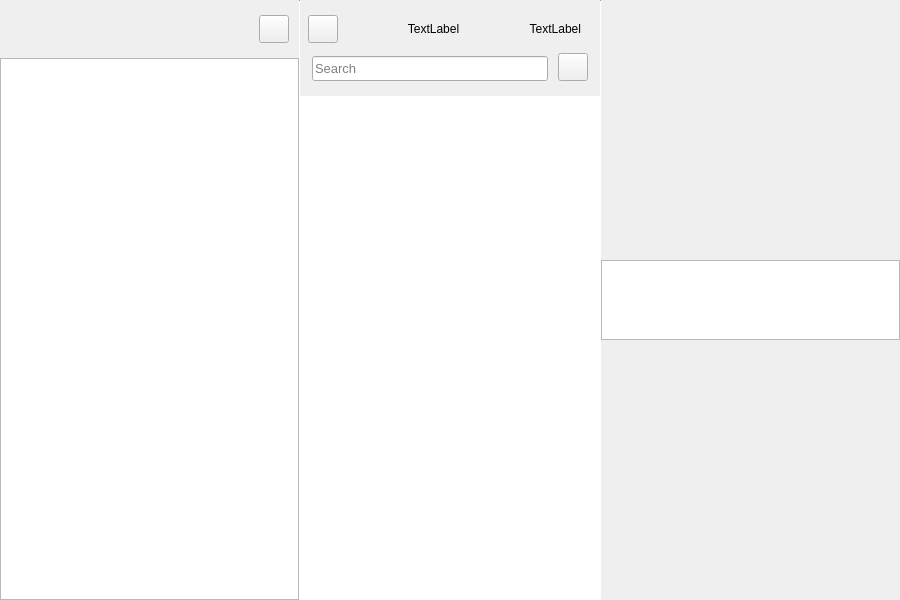
<?xml version="1.0" encoding="UTF-8"?>
<ui version="4.0">
 <class>MainWindow</class>
 <widget class="QMainWindow" name="MainWindow">
  <property name="geometry">
   <rect>
    <x>0</x>
    <y>0</y>
    <width>900</width>
    <height>600</height>
   </rect>
  </property>
  <property name="sizePolicy">
   <sizepolicy hsizetype="Preferred" vsizetype="Minimum">
    <horstretch>0</horstretch>
    <verstretch>0</verstretch>
   </sizepolicy>
  </property>
  <property name="minimumSize">
   <size>
    <width>400</width>
    <height>200</height>
   </size>
  </property>
  <property name="windowTitle">
   <string>Daino Notes</string>
  </property>
  <property name="styleSheet">
   <string notr="true">NoteData #container {
  border: none;
  background-color: rgb(255, 255, 255);
}
NoteData #titleLabel{
  margin-left:8px;
  padding:0px;
  color: black;
}

NoteData #dateLabel{
  padding:0px;
  margin-left:7px;
  color: rgb(132, 132, 132);
}</string>
  </property>
  <property name="documentMode">
   <bool>false</bool>
  </property>
  <property name="tabShape">
   <enum>QTabWidget::Rounded</enum>
  </property>
  <widget class="QWidget" name="centralWidget">
   <property name="sizePolicy">
    <sizepolicy hsizetype="Preferred" vsizetype="Preferred">
     <horstretch>0</horstretch>
     <verstretch>0</verstretch>
    </sizepolicy>
   </property>
   <property name="styleSheet">
    <string notr="true"/>
   </property>
   <layout class="QGridLayout" name="gridLayout">
    <property name="leftMargin">
     <number>0</number>
    </property>
    <property name="topMargin">
     <number>0</number>
    </property>
    <property name="rightMargin">
     <number>0</number>
    </property>
    <property name="bottomMargin">
     <number>0</number>
    </property>
    <property name="spacing">
     <number>0</number>
    </property>
    <item row="0" column="0">
     <widget class="QFrame" name="frame">
      <property name="styleSheet">
       <string notr="true"/>
      </property>
      <property name="frameShape">
       <enum>QFrame::NoFrame</enum>
      </property>
      <property name="frameShadow">
       <enum>QFrame::Raised</enum>
      </property>
      <layout class="QVBoxLayout" name="verticalLayout_3">
       <property name="spacing">
        <number>0</number>
       </property>
       <property name="leftMargin">
        <number>0</number>
       </property>
       <property name="topMargin">
        <number>0</number>
       </property>
       <property name="rightMargin">
        <number>0</number>
       </property>
       <property name="bottomMargin">
        <number>0</number>
       </property>
       <item>
        <widget class="QSplitter" name="splitter">
         <property name="orientation">
          <enum>Qt::Horizontal</enum>
         </property>
         <property name="handleWidth">
          <number>0</number>
         </property>
         <widget class="QFrame" name="frameLeft">
          <property name="minimumSize">
           <size>
            <width>185</width>
            <height>0</height>
           </size>
          </property>
          <property name="lineWidth">
           <number>0</number>
          </property>
          <layout class="QHBoxLayout" name="horizontalLayout_2">
           <property name="spacing">
            <number>0</number>
           </property>
           <property name="leftMargin">
            <number>0</number>
           </property>
           <property name="topMargin">
            <number>0</number>
           </property>
           <property name="rightMargin">
            <number>0</number>
           </property>
           <property name="bottomMargin">
            <number>0</number>
           </property>
           <item>
            <layout class="QVBoxLayout" name="verticalLayout_2" stretch="0,0,0,0">
             <property name="spacing">
              <number>0</number>
             </property>
             <item>
              <spacer name="verticalSpacer_aboveTitleBarButtons">
               <property name="orientation">
                <enum>Qt::Vertical</enum>
               </property>
               <property name="sizeType">
                <enum>QSizePolicy::Minimum</enum>
               </property>
               <property name="sizeHint" stdset="0">
                <size>
                 <width>20</width>
                 <height>15</height>
                </size>
               </property>
              </spacer>
             </item>
             <item>
              <layout class="QHBoxLayout" name="horizontalLayout_aboveTreeView">
               <property name="spacing">
                <number>0</number>
               </property>
               <item>
                <spacer name="horizontalSpacer">
                 <property name="orientation">
                  <enum>Qt::Horizontal</enum>
                 </property>
                 <property name="sizeHint" stdset="0">
                  <size>
                   <width>40</width>
                   <height>20</height>
                  </size>
                 </property>
                </spacer>
               </item>
               <item>
                <widget class="QPushButton" name="globalSettingsButton">
                 <property name="minimumSize">
                  <size>
                   <width>30</width>
                   <height>28</height>
                  </size>
                 </property>
                 <property name="maximumSize">
                  <size>
                   <width>30</width>
                   <height>28</height>
                  </size>
                 </property>
                 <property name="cursor">
                  <cursorShape>ArrowCursor</cursorShape>
                 </property>
                 <property name="focusPolicy">
                  <enum>Qt::ClickFocus</enum>
                 </property>
                 <property name="text">
                  <string/>
                 </property>
                 <property name="autoDefault">
                  <bool>false</bool>
                 </property>
                 <property name="default">
                  <bool>false</bool>
                 </property>
                </widget>
               </item>
               <item>
                <spacer name="horizontalSpacer_2">
                 <property name="orientation">
                  <enum>Qt::Horizontal</enum>
                 </property>
                 <property name="sizeType">
                  <enum>QSizePolicy::Minimum</enum>
                 </property>
                 <property name="sizeHint" stdset="0">
                  <size>
                   <width>10</width>
                   <height>20</height>
                  </size>
                 </property>
                </spacer>
               </item>
              </layout>
             </item>
             <item>
              <spacer name="verticalSpacer_aoveTreeView">
               <property name="orientation">
                <enum>Qt::Vertical</enum>
               </property>
               <property name="sizeType">
                <enum>QSizePolicy::Minimum</enum>
               </property>
               <property name="sizeHint" stdset="0">
                <size>
                 <width>20</width>
                 <height>15</height>
                </size>
               </property>
              </spacer>
             </item>
             <item>
              <widget class="NodeTreeView" name="treeView">
               <property name="focusPolicy">
                <enum>Qt::ClickFocus</enum>
               </property>
              </widget>
             </item>
            </layout>
           </item>
           <item>
            <widget class="Line" name="verticalSplitterLine_left">
             <property name="sizePolicy">
              <sizepolicy hsizetype="Minimum" vsizetype="Expanding">
               <horstretch>0</horstretch>
               <verstretch>0</verstretch>
              </sizepolicy>
             </property>
             <property name="minimumSize">
              <size>
               <width>1</width>
               <height>0</height>
              </size>
             </property>
             <property name="maximumSize">
              <size>
               <width>1</width>
               <height>16777215</height>
              </size>
             </property>
             <property name="sizeIncrement">
              <size>
               <width>0</width>
               <height>0</height>
              </size>
             </property>
             <property name="orientation">
              <enum>Qt::Vertical</enum>
             </property>
            </widget>
           </item>
          </layout>
         </widget>
         <widget class="QFrame" name="frameMiddle">
          <property name="minimumSize">
           <size>
            <width>200</width>
            <height>0</height>
           </size>
          </property>
          <layout class="QHBoxLayout" name="horizontalLayout_scrollArea">
           <property name="spacing">
            <number>0</number>
           </property>
           <property name="leftMargin">
            <number>0</number>
           </property>
           <property name="topMargin">
            <number>0</number>
           </property>
           <property name="rightMargin">
            <number>0</number>
           </property>
           <property name="bottomMargin">
            <number>0</number>
           </property>
           <item>
            <layout class="QVBoxLayout" name="verticalLayout_scrollArea">
             <property name="spacing">
              <number>0</number>
             </property>
             <property name="sizeConstraint">
              <enum>QLayout::SetNoConstraint</enum>
             </property>
             <item>
              <spacer name="verticalSpacer_aboveSearchEdit">
               <property name="orientation">
                <enum>Qt::Vertical</enum>
               </property>
               <property name="sizeType">
                <enum>QSizePolicy::Fixed</enum>
               </property>
               <property name="sizeHint" stdset="0">
                <size>
                 <width>20</width>
                 <height>15</height>
                </size>
               </property>
              </spacer>
             </item>
             <item>
              <widget class="QWidget" name="verticalSpacer_upSearchEdit2" native="true">
               <property name="sizePolicy">
                <sizepolicy hsizetype="Expanding" vsizetype="Maximum">
                 <horstretch>0</horstretch>
                 <verstretch>0</verstretch>
                </sizepolicy>
               </property>
               <layout class="QVBoxLayout" name="verticalLayout_4">
                <property name="spacing">
                 <number>0</number>
                </property>
                <property name="leftMargin">
                 <number>0</number>
                </property>
                <property name="topMargin">
                 <number>0</number>
                </property>
                <property name="rightMargin">
                 <number>0</number>
                </property>
                <property name="bottomMargin">
                 <number>0</number>
                </property>
                <item>
                 <widget class="QWidget" name="verticalSpacer_upSearchEdit" native="true">
                  <property name="sizePolicy">
                   <sizepolicy hsizetype="MinimumExpanding" vsizetype="Fixed">
                    <horstretch>0</horstretch>
                    <verstretch>0</verstretch>
                   </sizepolicy>
                  </property>
                  <property name="minimumSize">
                   <size>
                    <width>20</width>
                    <height>0</height>
                   </size>
                  </property>
                  <property name="maximumSize">
                   <size>
                    <width>16777215</width>
                    <height>0</height>
                   </size>
                  </property>
                  <property name="styleSheet">
                   <string notr="true">QWidget{
    background-color: #ffffff;
}</string>
                  </property>
                 </widget>
                </item>
                <item>
                 <layout class="QHBoxLayout" name="horizontalLayout">
                  <property name="spacing">
                   <number>0</number>
                  </property>
                  <item>
                   <spacer name="horizontalSpacer_6">
                    <property name="orientation">
                     <enum>Qt::Horizontal</enum>
                    </property>
                    <property name="sizeType">
                     <enum>QSizePolicy::Minimum</enum>
                    </property>
                    <property name="sizeHint" stdset="0">
                     <size>
                      <width>8</width>
                      <height>20</height>
                     </size>
                    </property>
                   </spacer>
                  </item>
                  <item>
                   <widget class="PushButtonType" name="toggleTreeViewButton">
                    <property name="sizePolicy">
                     <sizepolicy hsizetype="Minimum" vsizetype="Fixed">
                      <horstretch>0</horstretch>
                      <verstretch>0</verstretch>
                     </sizepolicy>
                    </property>
                    <property name="minimumSize">
                     <size>
                      <width>30</width>
                      <height>28</height>
                     </size>
                    </property>
                    <property name="maximumSize">
                     <size>
                      <width>30</width>
                      <height>28</height>
                     </size>
                    </property>
                    <property name="cursor">
                     <cursorShape>ArrowCursor</cursorShape>
                    </property>
                    <property name="focusPolicy">
                     <enum>Qt::ClickFocus</enum>
                    </property>
                    <property name="text">
                     <string/>
                    </property>
                   </widget>
                  </item>
                  <item>
                   <spacer name="horizontalSpacer_3">
                    <property name="orientation">
                     <enum>Qt::Horizontal</enum>
                    </property>
                    <property name="sizeType">
                     <enum>QSizePolicy::Minimum</enum>
                    </property>
                    <property name="sizeHint" stdset="0">
                     <size>
                      <width>10</width>
                      <height>20</height>
                     </size>
                    </property>
                   </spacer>
                  </item>
                  <item>
                   <widget class="ElidedLabel" name="listviewLabel1">
                    <property name="sizePolicy">
                     <sizepolicy hsizetype="Expanding" vsizetype="Preferred">
                      <horstretch>0</horstretch>
                      <verstretch>0</verstretch>
                     </sizepolicy>
                    </property>
                    <property name="text">
                     <string>TextLabel</string>
                    </property>
                    <property name="alignment">
                     <set>Qt::AlignCenter</set>
                    </property>
                   </widget>
                  </item>
                  <item>
                   <spacer name="horizontalSpacer_5">
                    <property name="orientation">
                     <enum>Qt::Horizontal</enum>
                    </property>
                    <property name="sizeType">
                     <enum>QSizePolicy::Minimum</enum>
                    </property>
                    <property name="sizeHint" stdset="0">
                     <size>
                      <width>10</width>
                      <height>20</height>
                     </size>
                    </property>
                   </spacer>
                  </item>
                  <item>
                   <widget class="QLabel" name="listviewLabel2">
                    <property name="text">
                     <string>TextLabel</string>
                    </property>
                    <property name="alignment">
                     <set>Qt::AlignRight|Qt::AlignTrailing|Qt::AlignVCenter</set>
                    </property>
                   </widget>
                  </item>
                  <item>
                   <spacer name="horizontalSpacer_4">
                    <property name="orientation">
                     <enum>Qt::Horizontal</enum>
                    </property>
                    <property name="sizeType">
                     <enum>QSizePolicy::Minimum</enum>
                    </property>
                    <property name="sizeHint" stdset="0">
                     <size>
                      <width>19</width>
                      <height>20</height>
                     </size>
                    </property>
                   </spacer>
                  </item>
                 </layout>
                </item>
                <item>
                 <spacer name="verticalSpacer">
                  <property name="orientation">
                   <enum>Qt::Vertical</enum>
                  </property>
                  <property name="sizeType">
                   <enum>QSizePolicy::Minimum</enum>
                  </property>
                  <property name="sizeHint" stdset="0">
                   <size>
                    <width>20</width>
                    <height>10</height>
                   </size>
                  </property>
                 </spacer>
                </item>
                <item>
                 <layout class="QHBoxLayout" name="horizontalLayout_scrollArea_3">
                  <property name="spacing">
                   <number>0</number>
                  </property>
                  <property name="leftMargin">
                   <number>0</number>
                  </property>
                  <property name="topMargin">
                   <number>0</number>
                  </property>
                  <item>
                   <spacer name="horizontalSpacer_leftSearchEdit">
                    <property name="orientation">
                     <enum>Qt::Horizontal</enum>
                    </property>
                    <property name="sizeType">
                     <enum>QSizePolicy::Minimum</enum>
                    </property>
                    <property name="sizeHint" stdset="0">
                     <size>
                      <width>12</width>
                      <height>20</height>
                     </size>
                    </property>
                   </spacer>
                  </item>
                  <item>
                   <widget class="QLineEdit" name="searchEdit">
                    <property name="sizePolicy">
                     <sizepolicy hsizetype="Preferred" vsizetype="Fixed">
                      <horstretch>0</horstretch>
                      <verstretch>0</verstretch>
                     </sizepolicy>
                    </property>
                    <property name="minimumSize">
                     <size>
                      <width>0</width>
                      <height>25</height>
                     </size>
                    </property>
                    <property name="maximumSize">
                     <size>
                      <width>16777215</width>
                      <height>22</height>
                     </size>
                    </property>
                    <property name="font">
                     <font>
                      <pointsize>10</pointsize>
                      <italic>false</italic>
                     </font>
                    </property>
                    <property name="focusPolicy">
                     <enum>Qt::ClickFocus</enum>
                    </property>
                    <property name="autoFillBackground">
                     <bool>false</bool>
                    </property>
                    <property name="styleSheet">
                     <string notr="true"/>
                    </property>
                    <property name="inputMask">
                     <string/>
                    </property>
                    <property name="text">
                     <string/>
                    </property>
                    <property name="frame">
                     <bool>true</bool>
                    </property>
                    <property name="placeholderText">
                     <string>Search</string>
                    </property>
                    <property name="cursorMoveStyle">
                     <enum>Qt::LogicalMoveStyle</enum>
                    </property>
                    <property name="clearButtonEnabled">
                     <bool>false</bool>
                    </property>
                   </widget>
                  </item>
                  <item>
                   <spacer name="horizontalSpacer_rightSearchEdit">
                    <property name="orientation">
                     <enum>Qt::Horizontal</enum>
                    </property>
                    <property name="sizeType">
                     <enum>QSizePolicy::Minimum</enum>
                    </property>
                    <property name="sizeHint" stdset="0">
                     <size>
                      <width>10</width>
                      <height>20</height>
                     </size>
                    </property>
                   </spacer>
                  </item>
                  <item>
                   <widget class="QPushButton" name="newNoteButton">
                    <property name="minimumSize">
                     <size>
                      <width>30</width>
                      <height>28</height>
                     </size>
                    </property>
                    <property name="maximumSize">
                     <size>
                      <width>30</width>
                      <height>28</height>
                     </size>
                    </property>
                    <property name="cursor">
                     <cursorShape>ArrowCursor</cursorShape>
                    </property>
                    <property name="focusPolicy">
                     <enum>Qt::ClickFocus</enum>
                    </property>
                    <property name="text">
                     <string/>
                    </property>
                    <property name="iconSize">
                     <size>
                      <width>16</width>
                      <height>16</height>
                     </size>
                    </property>
                   </widget>
                  </item>
                  <item>
                   <spacer name="horizontalSpacer_7">
                    <property name="orientation">
                     <enum>Qt::Horizontal</enum>
                    </property>
                    <property name="sizeType">
                     <enum>QSizePolicy::Minimum</enum>
                    </property>
                    <property name="sizeHint" stdset="0">
                     <size>
                      <width>12</width>
                      <height>20</height>
                     </size>
                    </property>
                   </spacer>
                  </item>
                 </layout>
                </item>
                <item>
                 <spacer name="verticalSpacer_upScrollArea">
                  <property name="orientation">
                   <enum>Qt::Vertical</enum>
                  </property>
                  <property name="sizeType">
                   <enum>QSizePolicy::Minimum</enum>
                  </property>
                  <property name="sizeHint" stdset="0">
                   <size>
                    <width>20</width>
                    <height>15</height>
                   </size>
                  </property>
                 </spacer>
                </item>
               </layout>
              </widget>
             </item>
             <item>
              <widget class="NoteListView" name="listView">
               <property name="sizePolicy">
                <sizepolicy hsizetype="Expanding" vsizetype="Minimum">
                 <horstretch>0</horstretch>
                 <verstretch>0</verstretch>
                </sizepolicy>
               </property>
               <property name="minimumSize">
                <size>
                 <width>0</width>
                 <height>0</height>
                </size>
               </property>
               <property name="baseSize">
                <size>
                 <width>20</width>
                 <height>0</height>
                </size>
               </property>
               <property name="focusPolicy">
                <enum>Qt::ClickFocus</enum>
               </property>
               <property name="frameShape">
                <enum>QFrame::NoFrame</enum>
               </property>
               <property name="lineWidth">
                <number>0</number>
               </property>
               <property name="verticalScrollBarPolicy">
                <enum>Qt::ScrollBarAsNeeded</enum>
               </property>
               <property name="horizontalScrollBarPolicy">
                <enum>Qt::ScrollBarAlwaysOff</enum>
               </property>
               <property name="editTriggers">
                <set>QAbstractItemView::NoEditTriggers</set>
               </property>
               <property name="showDropIndicator" stdset="0">
                <bool>false</bool>
               </property>
               <property name="selectionBehavior">
                <enum>QAbstractItemView::SelectRows</enum>
               </property>
              </widget>
             </item>
            </layout>
           </item>
           <item>
            <widget class="Line" name="verticalSplitterLine_middle">
             <property name="sizePolicy">
              <sizepolicy hsizetype="Minimum" vsizetype="Expanding">
               <horstretch>0</horstretch>
               <verstretch>0</verstretch>
              </sizepolicy>
             </property>
             <property name="minimumSize">
              <size>
               <width>1</width>
               <height>0</height>
              </size>
             </property>
             <property name="maximumSize">
              <size>
               <width>1</width>
               <height>16777215</height>
              </size>
             </property>
             <property name="sizeIncrement">
              <size>
               <width>0</width>
               <height>0</height>
              </size>
             </property>
             <property name="orientation">
              <enum>Qt::Vertical</enum>
             </property>
            </widget>
           </item>
          </layout>
         </widget>
         <widget class="QFrame" name="frameRight">
          <property name="sizePolicy">
           <sizepolicy hsizetype="Expanding" vsizetype="Expanding">
            <horstretch>0</horstretch>
            <verstretch>0</verstretch>
           </sizepolicy>
          </property>
          <property name="styleSheet">
           <string notr="true"/>
          </property>
          <layout class="QVBoxLayout" name="verticalLayout_textEdit">
           <property name="spacing">
            <number>0</number>
           </property>
           <property name="leftMargin">
            <number>0</number>
           </property>
           <property name="topMargin">
            <number>0</number>
           </property>
           <property name="rightMargin">
            <number>0</number>
           </property>
           <property name="bottomMargin">
            <number>0</number>
           </property>
           <item>
            <widget class="TagListView" name="tagListView">
             <property name="sizePolicy">
              <sizepolicy hsizetype="Expanding" vsizetype="Fixed">
               <horstretch>0</horstretch>
               <verstretch>0</verstretch>
              </sizepolicy>
             </property>
             <property name="minimumSize">
              <size>
               <width>0</width>
               <height>33</height>
              </size>
             </property>
             <property name="maximumSize">
              <size>
               <width>16777215</width>
               <height>80</height>
              </size>
             </property>
             <property name="focusPolicy">
              <enum>Qt::NoFocus</enum>
             </property>
            </widget>
           </item>
          </layout>
         </widget>
        </widget>
       </item>
      </layout>
     </widget>
    </item>
   </layout>
  </widget>
 </widget>
 <layoutdefault spacing="6" margin="11"/>
 <customwidgets>
  <customwidget>
   <class>NoteListView</class>
   <extends>QListView</extends>
   <header>notelistview.h</header>
  </customwidget>
  <customwidget>
   <class>NodeTreeView</class>
   <extends>QTreeView</extends>
   <header>nodetreeview.h</header>
  </customwidget>
  <customwidget>
   <class>TagListView</class>
   <extends>QListView</extends>
   <header>taglistview.h</header>
  </customwidget>
  <customwidget>
   <class>PushButtonType</class>
   <extends>QPushButton</extends>
   <header>pushbuttontype.h</header>
  </customwidget>
  <customwidget>
   <class>ElidedLabel</class>
   <extends>QLabel</extends>
   <header location="global">elidedlabel.h</header>
  </customwidget>
 </customwidgets>
 <resources/>
 <connections/>
</ui>
